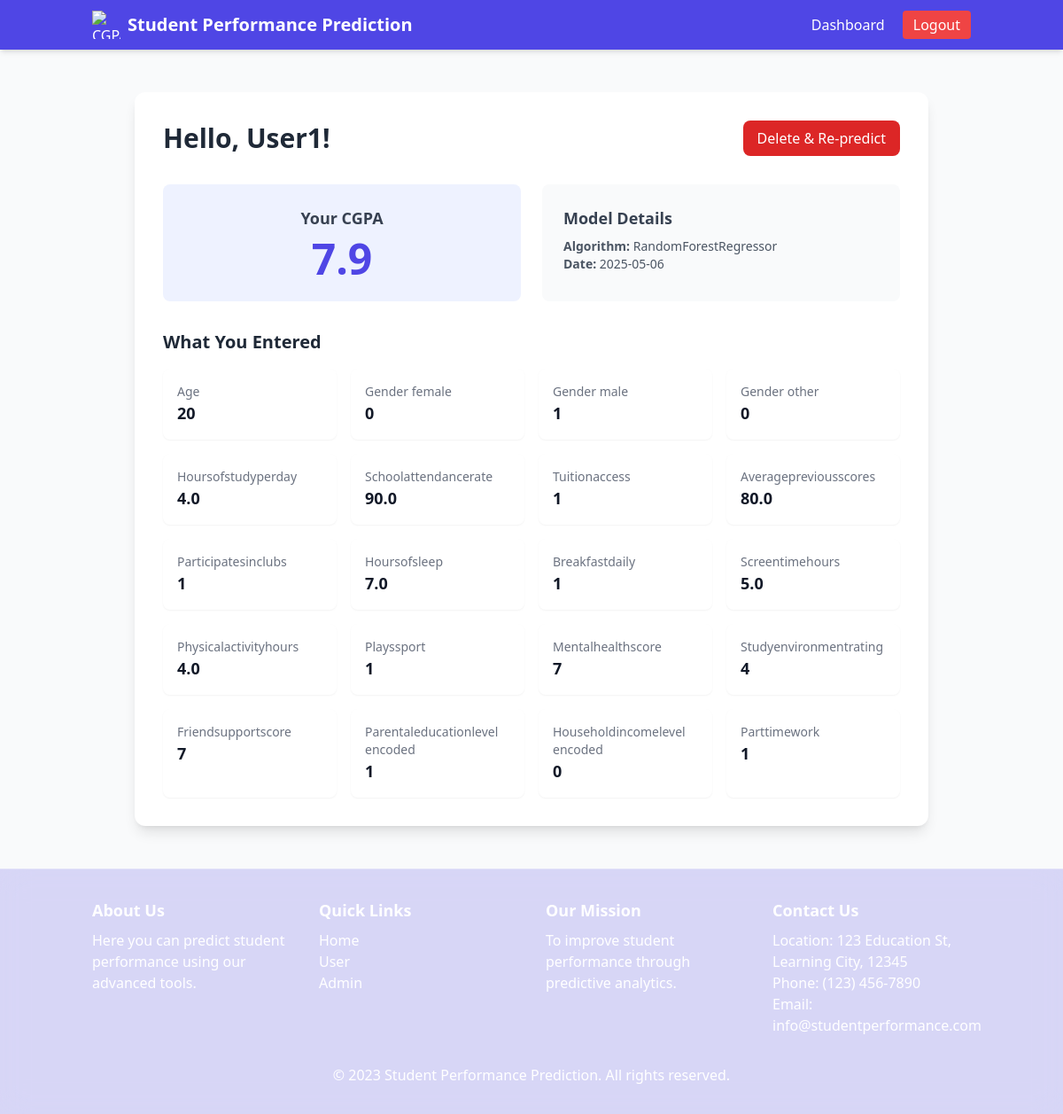
The app's page /user/dashboard (signed in) with its own data.
### tables this page shows
CREATE TABLE users (
      id INTEGER PRIMARY KEY,
      email TEXT UNIQUE,
      name TEXT,
      hashed_password TEXT
    );

CREATE TABLE predictions (
      id INTEGER PRIMARY KEY,
      user_id INTEGER,
      predicted REAL,
      accuracy REAL,
      algorithm TEXT,
      input_json TEXT,
      timestamp DATETIME DEFAULT CURRENT_TIMESTAMP,
      FOREIGN KEY(user_id) REFERENCES users(id)
    );

### main.py (the view)
@app.get("/user/dashboard", response_class=HTMLResponse)
async def user_dashboard(request: Request, current=Depends(auth.get_current_user)):
    preds = crud.get_predictions(current.id)
    if not preds:
        return RedirectResponse("/user/predict", status_code=302)
    last = preds[-1]
    return templates.TemplateResponse("dashboard.html", {"request":request, "pred":last})

### templates/dashboard.html (shortened to what this page needs)
{% extends "base.html" %}
{% block content %}
<div class="max-w-4xl mx-auto bg-white p-8 rounded-xl shadow-lg">
  <div class="flex justify-between items-center mb-8">
    <h2 class="text-3xl font-bold text-gray-800">
      Hello, {{ request.session.get('email').split('@')[0] | capitalize }}!
    </h2>
    <form method="post" action="/user/delete">
      <button class="py-2 px-4 bg-red-600 text-white rounded-lg hover:bg-red-700 transition duration-150 ease-in-out">
        Delete & Re‑predict
      </button>
    </form>
  </div>
  <div class="grid grid-cols-1 md:grid-cols-2 gap-6 mb-8">
    <div class="p-6 bg-indigo-50 rounded-lg text-center">
      <h3 class="text-lg font-semibold text-gray-700 mb-2">Your CGPA</h3>
      <p class="text-5xl font-extrabold text-indigo-600">{{ pred.predicted | round(2) }}</p>
    </div>
    <div class="p-6 bg-gray-50 rounded-lg">
      <h3 class="text-lg font-semibold text-gray-700 mb-2">Model Details</h3>
      <p class="text-sm text-gray-600"><strong>Algorithm:</strong> {{ pred.algorithm }}</p>
      <p class="text-sm text-gray-600"><strong>Date:</strong> {{ pred.timestamp.split(' ')[0] }}</p>
    </div>
  </div>
  <div>
    <h3 class="text-xl font-semibold text-gray-800 mb-4">What You Entered</h3>
    <div class="grid grid-cols-2 md:grid-cols-4 gap-4">
      {% for key, value in pred.input_json.items() %}
      <div class="p-4 bg-white rounded-lg shadow-sm">
        <p class="text-sm font-medium text-gray-500">{{ key.replace('_', ' ') | capitalize }}</p>
        <p class="text-lg font-semibold text-gray-900">{{ value }}</p>
      </div>
      {% endfor %}
    </div>
  </div>
</div>
{% endblock %}

### templates/base.html (shortened to what this page needs)
<!DOCTYPE html>
<html lang="en">
<head>
  <script src="https://cdn.tailwindcss.com"></script>
</head>
<body class="bg-gray-50 min-h-screen bg-cover bg-center bg-no-repeat" style="background-image: url('https://64.media.tumblr.com/f7cd096f108d83c988169096361972fc/tumblr_otjfqziQrH1qze3hdo1_500.gif');">
  <nav class="bg-indigo-600 text-white shadow-md">
    <div class="container mx-auto px-4 py-3 flex justify-between items-center">
      <a href="/" class="flex items-center space-x-2">
        <img src="https://businessofanimation.com/wp-content/uploads/2023/05/image-38.gif" alt="CGPA App Logo" class="h-8 w-8">
        <span class="text-xl font-bold">Student Performance Prediction</span>
      </a>
      <div class="space-x-4">
        {% if request.session.is_admin %}
          <a href="/admin/dashboard" class="hover:text-indigo-200 transition">Admin Dashboard</a>
          <form action="/admin/logout" method="post" style="display:inline;">
            <button type="submit" class="bg-red-500 hover:bg-red-600 text-white px-3 py-1 rounded transition">Logout</button>
          </form>
        {% elif request.session.user_id %}
          <a href="/user/dashboard" class="hover:text-indigo-200 transition">Dashboard</a>
          <form action="/user/logout" method="post" style="display:inline;">
            <button type="submit" class="bg-red-500 hover:bg-red-600 text-white px-3 py-1 rounded transition">Logout</button>
          </form>
        {% else %}
          <a href="/user/login" class="bg-white/10 hover:bg-white/20 px-3 py-1 rounded transition">User</a>
          <a href="/admin/login" class="bg-white/10 hover:bg-white/20 px-3 py-1 rounded transition">Admin</a>
        {% endif %}
      </div>
    </div>
  </nav>
  <main class="container mx-auto py-12">
    {% block content %}{% endblock %}
  </main>
  <footer class="bg-indigo-600/20 backdrop-blur-lg border-t border-white/30 text-white py-8">
    <div class="container mx-auto px-4">
      <div class="grid grid-cols-1 sm:grid-cols-2 lg:grid-cols-4 gap-8">
        <div>
          <h3 class="text-lg font-semibold mb-2">About Us</h3>
          <p>Here you can predict student performance using our advanced tools.</p>
        </div>
        <div>
          <h3 class="text-lg font-semibold mb-2">Quick Links</h3>
          <ul>
            <li><a href="/" class="hover:text-indigo-200">Home</a></li>
            <li><a href="/user/login" class="hover:text-indigo-200">User</a></li>
            <li><a href="/admin/login" class="hover:text-indigo-200">Admin</a></li>
          </ul>
        </div>
        <div>
          <h3 class="text-lg font-semibold mb-2">Our Mission</h3>
          <p>To improve student performance through predictive analytics.</p>
        </div>
        <div>
          <h3 class="text-lg font-semibold mb-2">Contact Us</h3>
          <p>Location: 123 Education St, Learning City, 12345</p>
          <p>Phone: (123) 456-7890</p>
          <p>Email: info@studentperformance.com</p>
        </div>
      </div>
      <div class="mt-8 text-center">
        <p>© 2023 Student Performance Prediction. All rights reserved.</p>
      </div>
    </div>
  </footer>
</body>
</html>

### records on screen
users: session.get "User1"
predictions: predicted "7.9", algorithm "RandomForestRegressor", timestamp "2025-05-06"

### other values on screen
{{ key.replace('_', ' ') | capitalize }} "Age" "Gender female" "Gender male" "Gender other" "Hoursofstudyperday" "Schoolattendancerate" "Tuitionaccess" "Averagepreviousscores" "Participatesinclubs" "Hoursofsleep" "Breakfastdaily" "Screentimehours" "Physicalactivityhours" "Playssport" "Mentalhealthscore" "Studyenvironmentrating" "Friendsupportscore" "Parentaleducationlevel encoded" "Householdincomelevel encoded" "Parttimework"
{{ value }} "20" "0" "1" "0" "4.0" "90.0" "1" "80.0" "1" "7.0" "1" "5.0" "4.0" "1" "7" "4" "7" "1" "0" "1"
